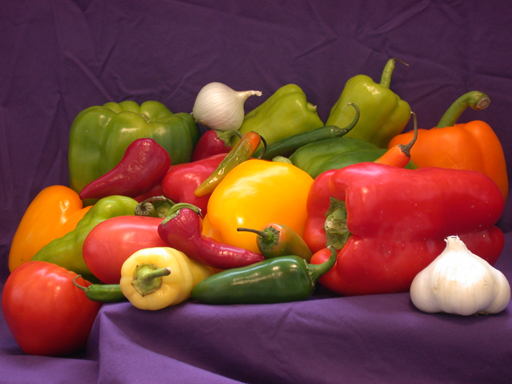
%> input picture assignment_01/peppers.png, 512 x 384 px
$ octave exercise_09.m   (GNU Octave 9; MATLAB toolbox functions it lacks are replaced by stand-ins)
%> lines starting %> are read from the running program, lines starting %| are printed output that depends on the picture
### assignment_04/exercise/my_unsharpMasking.m
function [ usimg, usmask ] = my_unsharpMasking( img )
%MY_UNSHARPMASKING Summary of this function goes here
%   Detailed explanation goes here

    %TODO: use own gaussian function
    h = fspecial('gaussian', size(img, 2), 0.6);
    imgGaussian = imfilter(img, h);
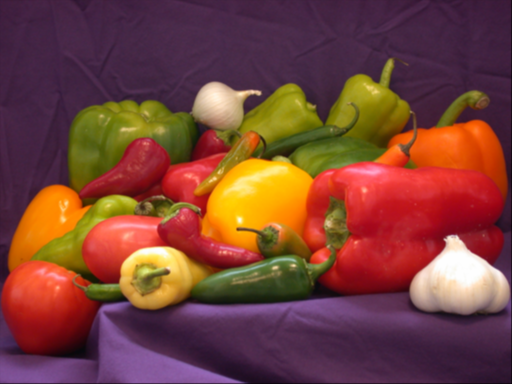
%> imgGaussian: size 384x512x3 double; mean R, G, B 0.473, 0.26, 0.225


    usmask = 1.75 * (img - imgGaussian);
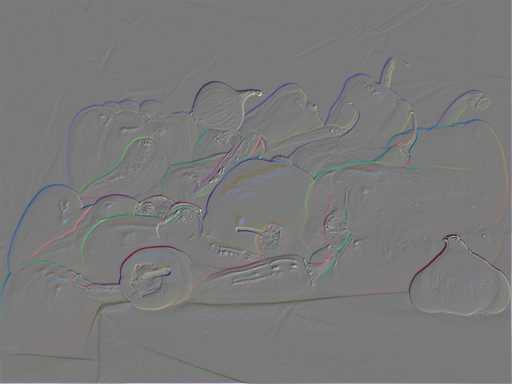
%> usmask: size 384x512x3 double; mean R, G, B 0.0012, 0.000618, 0.00117; drawn with min black and max white
    usimg = img + usmask;
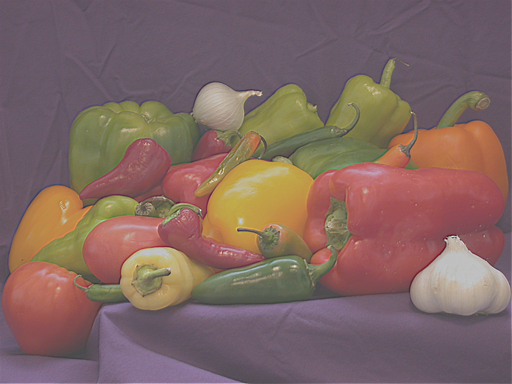
%> usimg: size 384x512x3 double; mean R, G, B 0.475, 0.261, 0.227; drawn with min black and max white

end

### assignment_04/exercise/exercise_09.m
clear;
close all;

%% exercise 9 unsharp masking

img = double(imread('peppers.png'))/255;

[ usimg, usmask ] = my_unsharpMasking( img );

%plotting the result images and the unsharp kernel
figure;
subplot(1,3,1);
imshow(img);
subplot(1,3,2);
imshow(usimg);
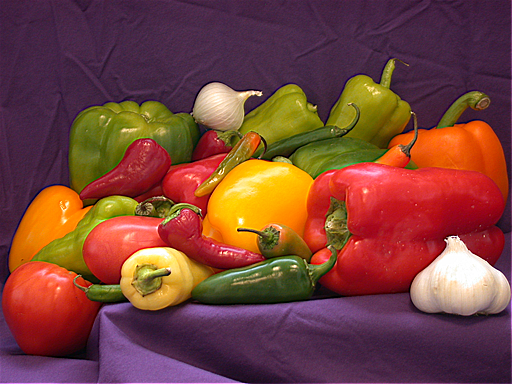
%> displayed picture: size 384x512x3, on the screen's scale of 0 to 255; mean R, G, B 121, 66.7, 58.2
subplot(1,3,3);
imshow(usmask);
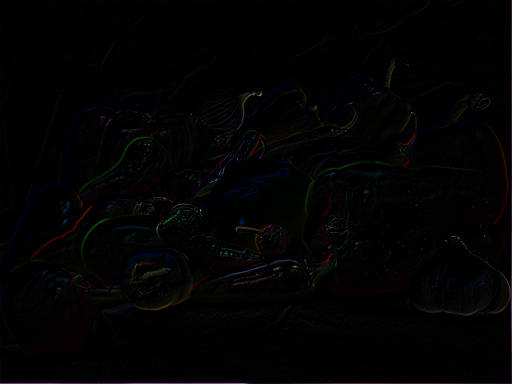
%> displayed picture: size 384x512x3, on the screen's scale of 0 to 255; mean R, G, B 2.8, 2.4, 2.9


solution_09(img)
%> (this line was passed over: solution_09 is not available in this run)
